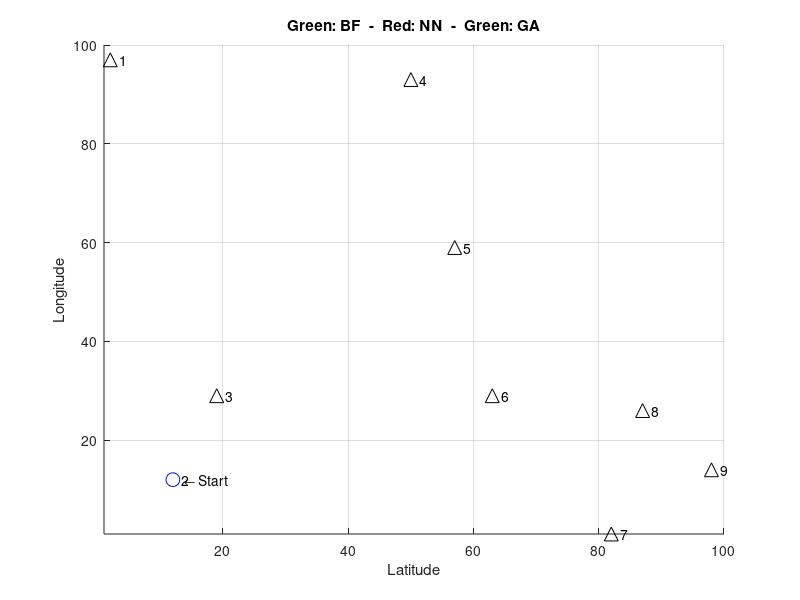

The MATLAB script that drew this image: (Note: this script raises an error after producing the figure.)
% TSP
% Kai Brooks
% github.com/kaibrooks
% Jun 2019
%
% Solves the travelling salesman problem
%
% Green: BF method
% Red:   NN method
% Blue:  GA method

% Options are below, enable/disable various algorithms, such as disabling
% BF method when n > 12
%
% Algorithm basics:
%   Bruteforce (green)
%   Computes every possible combination of routes, finds the lowest
%
%   Nearest-neighbor (red)
%   Finds closest point to current point, loops back to start at end
%
%   Genetic Algorithm (blue)
%   Attemps many possible routes, takes the best of those and tries
%   again with a new set of similar routes


% Init
clc
close all
clear all
format
rng('shuffle')


%% --- Options ------------------------------------------------------------
%  --- Main Options -------------------------------------------------------
maxCities = 9;          % (default 9) number of cities to visit, this is the 'n'
gifOutput = 1;          % enables gif output and generation, slows rendering
filename = 'tsp.gif';   % output filename for the gif
verbose = 0;            % (default 0) outputs a pile of text while running

% Algorithm enables (with all disabled, just generates the map)
bf = 1;                   % bruteforce algorithm
nn = 1;                   % nearest-neighbor algorithm
gena = 1;                 % genetic algorithm

% genetic algorithm selection processes
gaRandomCrossover = 1;    % random crossover variant
gaOrderedCrossover = 0;   % ordered crossover variant

% --- Advanced options and generator settings -----------------------------

outputResults = 1;      % (default 1) shows analysis at completion

gaSelectionFactor = 2;  % (default 2) fractional number of members to select each epoch (eg: 3 = 1/3 of members)
gaInitPopSize = 36;     % (default 180, min 16) population for genetic algorithm
gaMutationRate = 0.01;  % (default 0.01) mutate this portion of the population (0.01 = 1%)
gaMaxGenerations = 1000; % (default ???) number of times ga generates new pop


bfTickSize = 10000;     % (default 10000) tick size for timing BF algorithm. Higher numbers = more accuracy, slower to display estimate

minLoc = 1;             % (default 1) minimum coordinate to generate for city locations
maxLoc = 100;           % (default 100) maximum coordinate to generate for city locations
plotMarkerSize = 10;    % (default 10) size of markers on map
showLabels = 1;         % (default 1) display city numbers on plot


attempts = 100;         % number of attempts to bruteforce the solution before giving up
maxCpuTime = 100;       % max loops various functions will use before giving up and moving on

% --- Zero other variables (do not modify) --------------------------------

totalDist = 0;          % total distance travelled
gifWritten = 0;         % one-time check for gif creation

o_nn = 0;               % big o for nearest neighbor method
o_bf = 0;               % big o for bruteforce method
o_ga = 0;
nn_distance = 0;        % total minimum distance
bf_distance = 0;
ga_distance = 0;
bf_time = 0;            % time to run algorithm
nn_time = 0;
ga_time = 0;

nnSecs = 0;
bruteforce_minimum_vec = 0;

%% --- Program start ------------------------------------------------------

% Generate points
cities = randi([minLoc, maxLoc],2,maxCities); % generate matrix
cities = rot90(cities);  % rotate to form cities(x1,y1) for each point
cities = unique(cities,'rows'); % remove duplicate entries

if (length(cities) ~= maxCities)
    fprintf('*** Generated duplicate city coordinates, pruning %i entries.\n*** New maxCities = %i \n', maxCities - length(cities), length(cities))
end

maxCities = length(cities);  % shorten everything else if we don't have enough cities


startingCity = randi(maxCities);    % randomize starting city
currentCity = startingCity;         % and remember its where we started

visited = zeros([maxCities],1);     % boolean to mark each visited city
visited(currentCity) = 1;           % we're already in our city, so mark it

visitedOrder = zeros([maxCities],1); % vector to store the order which we visited each city
visitedOrder(currentCity) = 1;      % mark out starting city on the path

% Create figure
f = figure('Name','Stacked Routes','units','normalized','NumberTitle','off');%,'outerposition',[0 0 1 1]);
axis tight manual % this ensures that getframe() returns a consistent size
title('Green: BF  -  Red: NN  -  Green: GA')

xlabel('Latitude')
ylabel('Longitude')

hold on
grid on

xlim([minLoc maxLoc])
ylim([minLoc maxLoc])

txt = '    \leftarrow Start';

% Plot cities
for i=1:maxCities
    
    if i == startingCity
        plot(cities(i,1),cities(i,2),'bo','MarkerSize',plotMarkerSize)
        
    else
        plot(cities(i,1),cities(i,2),'k^','MarkerSize',plotMarkerSize)
    end
    if showLabels, text(cities(i,1),cities(i,2),sprintf('   %i', i)), end
    
end

txt = '    \leftarrow Start';
text(cities(startingCity,1),cities(startingCity,2),txt)

% --- Algorithms ----------------------------------------------------------

%% Bruteforce algorithm (bf)
if bf
    fprintf('Generating bf pathing matrix...\n')
    % Create gigantic bruteforce path matrix: o(n!)
    arr = [2:maxCities];
    bfVisitOrder = perms(arr);
    bfVisitOrder = rot90(bfVisitOrder); % flip it to make indexing easier
    
    arr = ones(1,length(bfVisitOrder)); % create array of 1's
    bfVisitOrder = [arr;bfVisitOrder];  % append to the beginning
    
    % Add original city back onto end to complete the loop
    for i = 1:length(bfVisitOrder)
        bfVisitOrder(maxCities+1,i) = bfVisitOrder(1,i);
    end
    
    bf_omax = numel(bfVisitOrder); % get total size of matrix
    bfEstimatedTime = 0;    % zero the estimation before starting the loop
    %minDist = maxLoc^2;  % starting minimum distance
    % while sum(visited) < maxCities
    
    for j=1:length(bfVisitOrder)
        o_bf = o_bf + 1;
        
        if j==1,tic,end % start the clock on 2
        
        for i=1:maxCities
            o_bf = o_bf + 1;
            
            a = [cities(bfVisitOrder(i,j),1),cities(bfVisitOrder(i,j),2)];
            b = [cities(bfVisitOrder(i+1,j),1),cities(bfVisitOrder(i+1,j),2)];
            
            checkDistance = [a;b]; % select two points
            distance = pdist(checkDistance,'euclidean');   % find distance between them
            %distance = floor(distance); % truncate
            totalDist = totalDist + distance;
            
            bfSegmentDistances(i,j) = distance;
            
        end
        
        if j==bfTickSize
            timing = toc;
            bfEstimatedTime = timing*(length(bfVisitOrder)/bfTickSize) % timing*((length(bfVisitOrder)-bfTickSize)/bfTickSize) for 'time remaining as of this timing'
            bfTimeTicks = length(bfVisitOrder)/bfTickSize;
        end
        
        bfDistances(j) = totalDist; % store the total path length
        totalDist = 0;              % reset for the next run
        
        % Output running information
        if ~verbose, clc, end
        fprintf('Starting BF for n=%i, O(n!)=%i \n',maxCities, bf_omax)
        
        if length(bfVisitOrder) > bfTickSize % only display if enough data to estimate
            if bfEstimatedTime > 0
                fprintf('Estimated runtime: %s\n',formatTime(bfEstimatedTime))
            else
                fprintf('Estimated runtime: (Sampling %i more times..)\n',bfTickSize-j)
            end
        end
        fprintf('Current runtime  : %s\n',formatTime(toc))
        fprintf('Computing optimal route... %.2f%% \n', (o_bf / bf_omax) * 100)
        
    end % end of loop
    
    % Find min value
    [bfMinDist,bfMinIndex] = min(bfDistances);
    %bruteforce_path_taken = bfVisitOrder(:,bfMinIndex)
    
    %min(bfDist)
    %bfDist(j)
    
    %bfDist
    %     bfMinIndex
    %     bfDistances(bfMinIndex)
    bf_distance = bfMinDist;    % save for comparison
    
    % Plot it
    for i=1:maxCities
        
        a = [cities(bfVisitOrder(i,bfMinIndex),1), cities(bfVisitOrder(i,bfMinIndex),2)];
        b = [cities(bfVisitOrder(i+1,bfMinIndex),1), cities(bfVisitOrder(i+1,bfMinIndex),2)];
        
        x = [a(1), b(1)];
        y = [a(2), b(2)];
        plot(x,y,'g','LineWidth',plotMarkerSize/6)
        
        
        %bfVisitOrder(i:4,bfShortest) gives path
        
    end
    bfSecs = toc;
    if bfSecs > 0
        hours = 0;
        mins = 0;
        secs = 0;
        
        mins = floor(bfSecs / 60);
        secs = (rem(bfSecs, 60));
        
        if mins > 60
            hours = floor(mins / 60);
            mins = mins - (hours*60);
        end
        
        bf_time = sprintf('%ih%im%.0fs',hours,mins,secs); % format time
    end
    
    %fprintf('BF method complete in %.2f seconds\n', toc)
end

% Clear variables between runs
totalDist = 0;
minDist = 0;

%% Nearest Neighbor Algorithm
if nn
    fprintf('Computing nearest neighbor route...\n')
    for j = 2:maxCities
        if j==2,tic,end % start the clock on 2
        
        o_nn = o_nn + 1;
        
        ccLoc = [cities(currentCity,1), cities(currentCity,2)]; % coords of current city
        
        minDist = maxLoc^2;   % starting distance, make maximum possible
        
        for i = 1:maxCities
            o_nn = o_nn + 1;
            
            if visited(i), continue, end % skip cities we've visited
            
            a = ccLoc;  % current city coordinates
            b = [cities(i,1),cities(i,2)];
            
            checkDistance = [a;b]; % select two points
            
            distance = pdist(checkDistance,'euclidean');    % find distance between them
            
            % Draw decision lines
            if gifOutput
                % Draw 'decision' line
                x = [cities(currentCity,1), cities(i,1)];
                y = [cities(currentCity,2), cities(i,2)];
                
                h = plot(x,y,'c:','LineWidth',plotMarkerSize/6)
                uistack(h,'bottom');
                
                drawnow
                % Capture the plot as an image
                title("" + o_nn)
                if  gifWritten == 0
                    gifWritten = 1;
                    gif(filename,'DelayTime',0.01,'LoopCount',1,'frame',gcf)
                else
                    gifWritten = 1;
                    gif
                end
            end
            
            if distance < minDist
                minDist = distance;
                nextCity = i;
                nextLoc = [cities(i,1),cities(i,2)];
            end
            
            
        end
        
        if j == maxCities+1
            a = [cities(maxCities,1),maxCities(2)];  % current city coordinates
            b = [cities(1,1),cities(1,2)];
            
            checkDistance = [a;b]; % select two points
            distance = pdist(checkDistance,'euclidean');   % find distance between them
            totalDist = totalDist + distance;
        end
        
        %  what we found for the next move
        minDist;
        nextCity;
        nnVisitOrder(j,:) = nextCity;   % this starts writing on 2, which is fine because 1 gets added at the end
        
        %fprintf('Moving to city %i with a distance of %.2f \n',nextCity,minDist)
        
        % Plot line to shortest next, vector 1 is both x's, 2 is both y's
        x = [cities(currentCity,1), cities(nextCity,1)];
        y = [cities(currentCity,2), cities(nextCity,2)];
        plot(x,y,'r--','LineWidth',plotMarkerSize/8)
        
        %txt = 'Next \rightarrow  ';
        %text(cities(nextCity,1),cities(nextCity,2),txt,'HorizontalAlignment','right')
        
        % Update for next loop
        currentCity = nextCity;
        visited(nextCity) = 1;
        visitedOrder(j) = nextCity;
        minDist; % verbose
        totalDist = totalDist + minDist;
        
        % Break if we've visited everything
        if sum(visited) == maxCities, break, end
        
    end
    
    % Complete the loop
    
    a = [cities(currentCity,1), cities(currentCity,2)];  % current city coordinates
    b = [cities(startingCity,1),cities(startingCity,2)];
    
    checkDistance = [a;b]; % select two points
    distance = pdist(checkDistance,'euclidean');
    minDist;
    totalDist = totalDist + distance; % Update total distance once more
    
    x = [cities(currentCity,1), cities(startingCity,1)];
    y = [cities(currentCity,2), cities(startingCity,2)];
    plot(x,y,'r--','LineWidth',plotMarkerSize/8)
    
    if gifOutput
        drawnow
        gif
    end
    
    nn_distance = totalDist;
    
    nn_time = formatTime(toc);
    
    % add missing entries
    nnVisitOrder(1) = startingCity;        % add starting city
    nnVisitOrder(end+1) = nnVisitOrder(1); % add loopback
    
end

% Clear variables between runs
totalDist = 0;
minDist = 0;

%% Genetic Algorithm
if gena
    gaFitnessMean = 0
    
    % create genes
    linearPath = [1:maxCities];
    
    for i=1:gaInitPopSize
        gaVisitOrder(i,:) = linearPath(randperm(length(linearPath)));
    end
    
    % shift matrix so starting city is correct
    for i=1:gaInitPopSize
        k = find(gaVisitOrder(i,:) == startingCity);
        gaVisitOrder(i,:) = circshift(gaVisitOrder(i,:), (maxCities+1) - k);
    end
    
    % copy first entry and place it on back
    arr = ones(1,gaInitPopSize);
    arr = arr * startingCity;
    
    gaVisitOrder;
    gaVisitOrder = flip(rot90(gaVisitOrder)); % rearrange for visitation reasons
    gaVisitOrder = [gaVisitOrder;arr];
    
    % dont add remaining city, just go back to it and let the ga sort it out?
    
    for gaGeneration=1:gaMaxGenerations
        o_ga = o_ga + 1;
        if gaGeneration==1,tic,end % start the clock
        
        % calculate lengths of each option
        for j=1:gaInitPopSize
            o_ga = o_ga + 1;
            
            for i=1:maxCities % if -1 because we loop back around instead of indexing the path back to start
                o_ga = o_ga + 1;
                
                a = [cities(gaVisitOrder(i,j),1),cities(gaVisitOrder(i,j),2)];
                b = [cities(gaVisitOrder(i+1,j),1),cities(gaVisitOrder(i+1,j),2)];
                
                checkDistance = [a;b]; % select two points
                distance = pdist(checkDistance,'euclidean');   % find distance between them
                %distance = floor(distance); % truncate
                totalDist = totalDist + distance;
                
                gaSegmentDistances(i,j) = distance;
                
            end
            
            % timing
            %         if j==bfTickSize
            %             timing = toc;
            %             bfEstimatedTime = timing*(length(bfVisitOrder)/bfTickSize) % timing*((length(bfVisitOrder)-bfTickSize)/bfTickSize) for 'time remaining as of this timing'
            %             bfTimeTicks = length(bfVisitOrder)/bfTickSize;
            %         end
            
            gaDistances(j) = totalDist; % store the total path length
            totalDist = 0;              % reset for the next run
            
            % Output running information
            %         clc
            %         fprintf('Starting BF for n=%i, O(n!)=%i \n',maxCities, bf_omax)
            %
            %         if length(bfVisitOrder) > bfTickSize % only display if enough data to estimate
            %             if bfEstimatedTime > 0
            %                 fprintf('Estimated runtime: %s\n',formatTime(bfEstimatedTime))
            %             else
            %                 fprintf('Estimated runtime: (Sampling %i more times..)\n',bfTickSize-j)
            %             end
            %         end
            %         fprintf('Current runtime  : %s\n',formatTime(toc))
            %         fprintf('Computing optimal route... %.2f%% \n', (o_bf / bf_omax) * 100)
            
        end % end of loop
        
        % normalize values for selection process (vector sum = 1)
        if verbose, gaVisitOrder, end
        if verbose, gaDistances, end
        gaFitness = gaDistances ./ norm(gaDistances,1);
        preMean = mean(gaFitness);
        if verbose, gaFitness, end
        
        
        % ** select members
        selected = zeros(1,gaInitPopSize);
        while sum(selected) < (gaInitPopSize/gaSelectionFactor) % run until it selects 1/selectionFactor of the members
            a = rand();
            for i = 1:gaInitPopSize;
                a = a - gaFitness(i);
                %fprintf('%.4f - %.4f\n',a,gaFitness(i))
                if a < 0
                    %fprintf('Selected:  %i\n',i)
                    gaFitness(i) = 0;
                    selected(i) = 1;
                    break
                end
            end
        end
        
        % get parents chromosomes
        tempMean = 0;
        k = 0;
        for i = 1:gaInitPopSize
            if gaFitness(i)
                k = k + 1;     % write to the correct indexes to prevent zero values
                gaParentChrom(:,k) = gaVisitOrder(:,i); % write parents chromosomes for use in breeding
                tempMean(k) = gaFitness(i); % capture mean for statistical reasons
            end
        end
        
        postMean = mean(tempMean(tempMean ~= 0));
        %postMean
        %t=t+1; % write correct index in gaFitnessMean;
        gaFitnessMean(gaGeneration) = postMean;
        if gaGeneration > 1
            if verbose
                fprintf('%i \t Mean %.8f -> %.8f (%.8f change)\n',gaGeneration, gaFitnessMean(gaGeneration-1), gaFitnessMean(gaGeneration), postMean/preMean)
            else
                if ~verbose, clc, end
                fprintf('Computing Genetic Algorithm... %.2f%%\n', (gaGeneration/gaMaxGenerations)*100)
            end
        end
        
        % breed new population
        %for j = 1:gaInitPopSize/4
        %gaParentChrom
        popNeeded = gaInitPopSize;
        k = 0; % indexing fix
        hit = 0;
        miss = 0;
        
        % random swap subalgorithm
        if gaRandomCrossover
            while popNeeded > 0
                
                for i = 2:maxCities   % = 2:n because the start and end cities never change
                    parenta = gaParentChrom(i,1);
                    parentb = gaParentChrom(i,2);
                    
                    if round(rand) == 1
                        newMember(i) = parenta;
                    else
                        newMember(i) = parentb;
                    end
                    
                    if verbose, fprintf('Mix %i and %i -> %i\n' ,parenta,parentb,newMember(i)), end
                end
                
                if length(unique(newMember)) == length(newMember)
                    k=k+1;
                    popNeeded = popNeeded -1;
                    newPop(k,:) = newMember;
                    hit = hit+1;
                else
                    miss = miss+1;
                end
                
            end
            
            
            if verbose, newPop = unique(newPop,'rows'), end
            
        end
        
        
        %     parenta = gaParentChrom(i,1);
        %     parentb = gaParentChrom(i,2);
        %
        if gaOrderedCrossover
            gaVisitOrder = zeros(9,1); % clear visit order for new writing
            oldCrossoverPoint = 0;
            crossoverPoint = 0;
            
            [parentHeight parentLength] = size(gaParentChrom);
            
            %gaParentChrom
            
            for k=1:30 %while size(newPop,2) < gaInitPopSize ??? why 1:30? fix this ending index
                
                while oldCrossoverPoint == crossoverPoint % loop until new crossover point from last time
                    crossoverPoint = randi([2 parentHeight-2]); % ignore first and last entries since those are start/loop paths
                    if verbose, crossoverPoint, end
                end
                
                for j = 1:2:parentHeight-1
                    %clear childa, clear childb;
                    
                    childPart1 = gaParentChrom(1:crossoverPoint,j); % first half of chromosome
                    tempChild = gaParentChrom(:,j+1);               % temp store entire other parent
                    
                    % check second parent gene-by-gene, add non-duplicates in order of appearance
                    for i = 2:length(tempChild)
                        if verbose, fprintf('Checking for duplicate alele: %i\n',tempChild(i)), end
                        if ~ismember(tempChild(i),childPart1)
                            if verbose, fprintf('Adding %i to chromosome\n',tempChild(i)), end
                            childPart2(i,1) = tempChild(i);
                        end
                    end
                    
                    childPart2 = childPart2(childPart2 ~= 0);
                    
                    %childPart1
                    %childPart2
                    
                    newChild = [childPart1;childPart2;childPart1(1)];
                    
                    newPop(:,ceil(j/gaSelectionFactor)) = newChild;         % ceil to remove every other column of zeroes
                    
                    clear childPart*;          % flush old data
                    clear temp*;
                    
                end
                
                % write new visit order
                if sum(gaVisitOrder(:,1)) == 0  % if first time written
                    gaVisitOrder = newPop;
                else
                    gaVisitOrder = cat(2,gaVisitOrder,newPop);
                end
                oldCrossoverPoint = crossoverPoint; % store this to ensure a different point next time
            end
            
            %gaVisitOrder
            
        end % end of ordered crossover algorithm
        
        % *** mutate (should be a function, args of mutationType, mutationRate, initPopSize...)
        
        % mutations: random reset, single swap, selection scramble, selection inversion
        gaMutationType = 1;   % TODO put this in the header
        
        
        mutateNum = ceil(gaInitPopSize * gaMutationRate); % number of individuals to mutate
        
        % generate chromisome indexes to mutate
        for i = 1:mutateNum %TODO unique numbers each time
            mutIndex(i) = randi(gaInitPopSize);    % member to mutate
            childMut(:,i) = gaVisitOrder(:,mutIndex(i));
        end
        
        if gaMutationType == 1 % random reset
            
            childMut(end,:) = [];   % delete loopback entry so array is unique
            
            for i=1:mutateNum
                
                childMut(:,i) = randperm(maxCities);
                
                % shift matrix so starting city is correct
                k = find(childMut(:,i) == startingCity);
                childMut(:,i) = circshift(childMut(:,i), (maxCities+1) - k);
                
            end
            
            % copy first entry and place it on back (path loopback)
            arr = ones(1,mutateNum);   % array to write entire row at once
            arr = arr * startingCity;
            childMut(end+1,:) = arr;    % append new entry
            
            if verbose
                fprintf('New mutation (displayed concatenated): [');
                fprintf('%g ', childMut);
                fprintf(']\n');
            end
            
            % write mutations back into population
            for i=1:mutateNum
                gaVisitOrder(:,mutIndex(i)) = childMut(:,i);
            end
            
            
        end %end random reset algorithm
        
    end % end gaMaxGenerations
    
    ga_time = formatTime(toc);
    
    
    % plot highest fitness route, capture ga = totalDist
    for i=1:maxCities
        
        [ga_distance gaMinIndex] = max(gaDistances);
        
        a = [cities(gaVisitOrder(i,gaMinIndex),1), cities(gaVisitOrder(i,gaMinIndex),2)];
        b = [cities(gaVisitOrder(i+1,gaMinIndex),1), cities(gaVisitOrder(i+1,gaMinIndex),2)];
        
        x = [a(1), b(1)];
        y = [a(2), b(2)];
        plot(x,y,'b--','LineWidth',plotMarkerSize/6)
        
        
        %bfVisitOrder(i:4,bfShortest) gives path
        
    end
    
    
    
    % plot historical fitness
    figure('Name','Genetic Algorithm Performance','NumberTitle','off');

    hold on
    grid on
    gaPlotX = [1:gaGeneration]; % make a linear axis for plotting
    plot(gaPlotX,gaFitnessMean,'k.','MarkerSize',plotMarkerSize)
    
    %x = 1:10;
    %y1 = x + randn(1,10);
    %scatter(x,y1,25,'b','*')
    p = polyfit(gaPlotX,gaFitnessMean,1);
    yfit = p(1)*gaPlotX+p(2);
    plot(gaPlotX,yfit,'b-','MarkerSize',plotMarkerSize*1.5);
    gaFitnessSlope = p(1);
    xlabel('Generation')
    ylabel('Fitness')
    legend('Avg Generational Fitness',['Slope = ',num2str(gaFitnessSlope)])
    title('Genetic Algorithm Performance')
    %title(['Slope is ',num2str(gaFitnessSlope)])
    
end % end of ga

%% ---- Subplot Figure
figure('Name','Split Routes','NumberTitle','off');

axis tight manual

subplot(2,2,1)
grid on
hold on
xlim([minLoc maxLoc])
ylim([minLoc maxLoc])
title('BF')

% BF
% Plot cities
for i=1:maxCities
    
    if i == startingCity
        plot(cities(i,1),cities(i,2),'bo','MarkerSize',plotMarkerSize/2)
        
    else
        plot(cities(i,1),cities(i,2),'k^','MarkerSize',plotMarkerSize/2)
    end
end
for i=1:maxCities
    a = [cities(bfVisitOrder(i,bfMinIndex),1), cities(bfVisitOrder(i,bfMinIndex),2)];
    b = [cities(bfVisitOrder(i+1,bfMinIndex),1), cities(bfVisitOrder(i+1,bfMinIndex),2)];
    x = [a(1), b(1)];
    y = [a(2), b(2)];
    plot(x,y,'g','LineWidth',plotMarkerSize/8)
end

subplot(2,2,4)
grid on
hold on
xlim([minLoc maxLoc])
ylim([minLoc maxLoc])
title('GA')

% GA
for i=1:maxCities
    
    if i == startingCity
        plot(cities(i,1),cities(i,2),'bo','MarkerSize',plotMarkerSize/2)
        
    else
        plot(cities(i,1),cities(i,2),'k^','MarkerSize',plotMarkerSize/2)
    end
end
for i=1:maxCities
    a = [cities(gaVisitOrder(i,gaMinIndex),1), cities(gaVisitOrder(i,gaMinIndex),2)];
    b = [cities(gaVisitOrder(i+1,gaMinIndex),1), cities(gaVisitOrder(i+1,gaMinIndex),2)];
    x = [a(1), b(1)];
    y = [a(2), b(2)];
    plot(x,y,'b','LineWidth',plotMarkerSize/8)
end

subplot(2,2,3)
grid on
hold on
xlim([minLoc maxLoc])
ylim([minLoc maxLoc])
title('NN')

% NN
for i=1:maxCities
    
    if i == startingCity
        plot(cities(i,1),cities(i,2),'bo','MarkerSize',plotMarkerSize/2)
        
    else
        plot(cities(i,1),cities(i,2),'k^','MarkerSize',plotMarkerSize/2)
    end
end
for i=1:maxCities
    a = [cities(nnVisitOrder(i),1), cities(nnVisitOrder(i),2)];
    b = [cities(nnVisitOrder(i+1),1), cities(nnVisitOrder(i+1),2)];
    x = [a(1), b(1)];
    y = [a(2), b(2)];
    plot(x,y,'r','LineWidth',plotMarkerSize/8)
    
end


%% ---- Results and Analysis ----------------------------------------------
if outputResults
    fprintf('\nTravelling done!\n')
    fprintf('------- Results -------\n')
    
    fprintf(1, 'Alg. |\tBF\t\tNN\t\tGA\n')
    fprintf(1, 'O(n) |\t%i\t\t%i\t\t%i\n', o_bf, o_nn, o_ga)
    fprintf(1, 'Dist.|\t%.2f\t\t%.2f\t\t%.2f\n', bf_distance, nn_distance, ga_distance')
    fprintf(1, 'Time |\t%s\t\t%s\t\t%s\n', bf_time, nn_time, ga_time)
    fprintf('\n')
    fprintf('NN algorithm path is %.2fx (%.2f%%) longer and %.2fx computationally faster.\n',nn_distance/bf_distance, (abs(1-(nn_distance/bf_distance)))*100, o_bf/o_nn)
end

%% ----- Functions --------------------------------------------------------
function t=formatTime(secs);
% Input seconds, output formatted '_h_m_s'

if secs == 0
    t=sprintf('(no time available)');
    return
elseif secs < 1
    t=sprintf('<1s');
    return
else
    hours = 0;
    minutes = 0;
    seconds = 0;
    minutes = floor(secs / 60);
    seconds = rem(secs, 60);
    if minutes > 60
        hours = floor(minutes / 60);
        minutes = minutes - (hours*60);
    end
    t=sprintf('%ih%im%.0fs',hours,minutes,seconds);
    return
end
end
